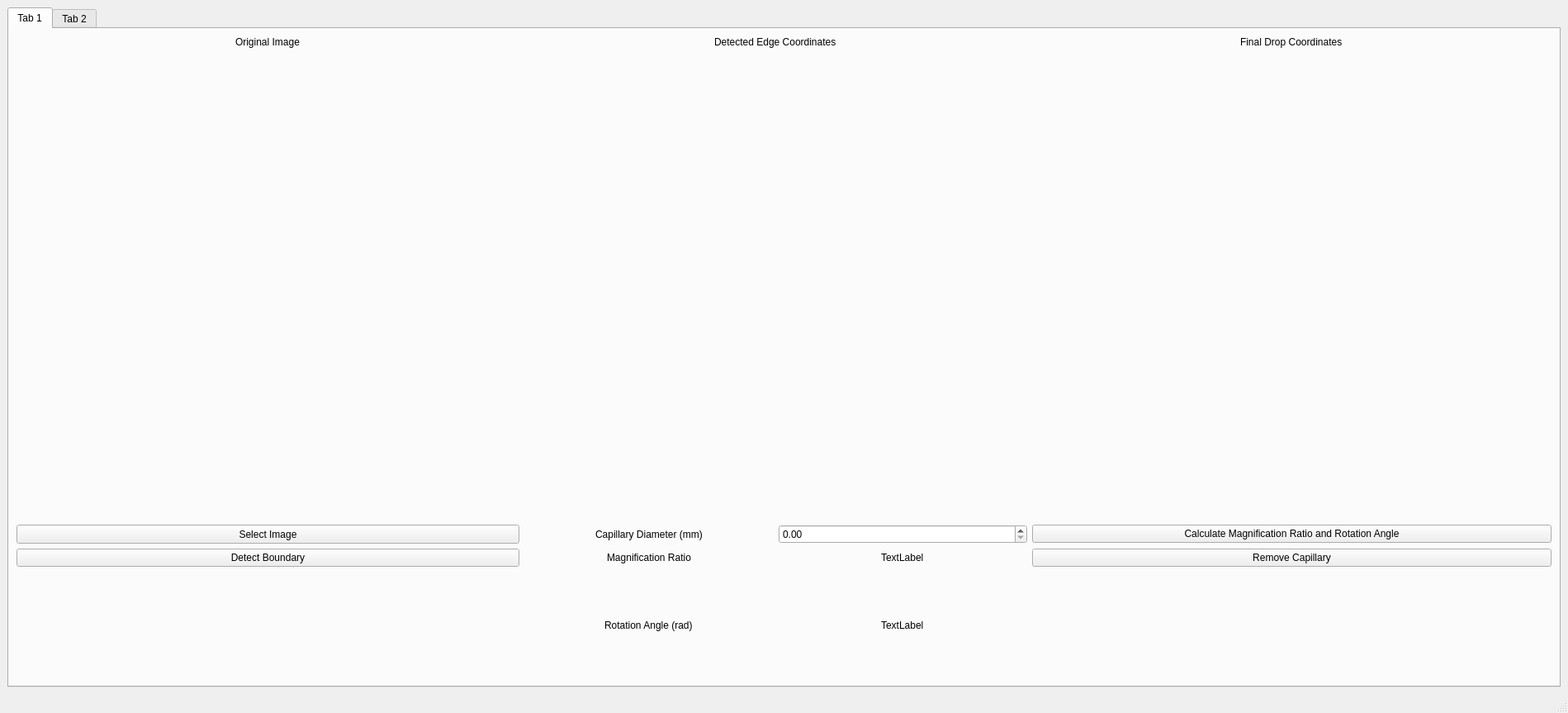
<?xml version="1.0" encoding="UTF-8"?>
<ui version="4.0">
 <class>MainWindow</class>
 <widget class="QMainWindow" name="MainWindow">
  <property name="geometry">
   <rect>
    <x>0</x>
    <y>0</y>
    <width>1899</width>
    <height>863</height>
   </rect>
  </property>
  <property name="windowTitle">
   <string>MainWindow</string>
  </property>
  <widget class="QWidget" name="centralwidget">
   <layout class="QGridLayout" name="gridLayout_4">
    <item row="0" column="0">
     <widget class="QTabWidget" name="tabWidget">
      <property name="currentIndex">
       <number>0</number>
      </property>
      <widget class="QWidget" name="imageProcessTab">
       <attribute name="title">
        <string>Tab 1</string>
       </attribute>
       <layout class="QGridLayout" name="gridLayout_5">
        <item row="1" column="1">
         <layout class="QHBoxLayout" name="horizontalLayout">
          <item alignment="Qt::AlignHCenter">
           <widget class="QLabel" name="realDiameterLabel">
            <property name="text">
             <string>Capillary Diameter (mm)</string>
            </property>
           </widget>
          </item>
          <item>
           <widget class="QDoubleSpinBox" name="diameterSpinBox">
            <property name="minimumSize">
             <size>
              <width>299</width>
              <height>0</height>
             </size>
            </property>
           </widget>
          </item>
         </layout>
        </item>
        <item row="0" column="0">
         <layout class="QGridLayout" name="gridLayout">
          <item row="0" column="0" alignment="Qt::AlignHCenter">
           <widget class="QLabel" name="label">
            <property name="text">
             <string>Original Image</string>
            </property>
           </widget>
          </item>
          <item row="2" column="0">
           <widget class="MatplotlibWidget" name="mplwidget">
            <property name="minimumSize">
             <size>
              <width>579</width>
              <height>565</height>
             </size>
            </property>
           </widget>
          </item>
         </layout>
        </item>
        <item row="3" column="0">
         <widget class="QPushButton" name="detectBoundaryButton">
          <property name="text">
           <string>Detect Boundary</string>
          </property>
         </widget>
        </item>
        <item row="0" column="2">
         <layout class="QGridLayout" name="gridLayout_3">
          <item row="0" column="0" alignment="Qt::AlignHCenter">
           <widget class="QLabel" name="label_3">
            <property name="text">
             <string>Final Drop Coordinates</string>
            </property>
           </widget>
          </item>
          <item row="1" column="0">
           <widget class="MatplotlibWidget" name="mplwidget3">
            <property name="minimumSize">
             <size>
              <width>629</width>
              <height>565</height>
             </size>
            </property>
           </widget>
          </item>
         </layout>
        </item>
        <item row="3" column="1">
         <layout class="QHBoxLayout" name="horizontalLayout_3">
          <item alignment="Qt::AlignHCenter">
           <widget class="QLabel" name="magRatioLabel">
            <property name="text">
             <string>Magnification Ratio</string>
            </property>
           </widget>
          </item>
          <item alignment="Qt::AlignHCenter">
           <widget class="QLabel" name="magRatioDisplay">
            <property name="text">
             <string>TextLabel</string>
            </property>
           </widget>
          </item>
         </layout>
        </item>
        <item row="3" column="2">
         <widget class="QPushButton" name="removeTubeButton">
          <property name="text">
           <string>Remove Capillary</string>
          </property>
         </widget>
        </item>
        <item row="0" column="1">
         <layout class="QGridLayout" name="gridLayout_2">
          <item row="0" column="0" alignment="Qt::AlignHCenter">
           <widget class="QLabel" name="label_2">
            <property name="text">
             <string>Detected Edge Coordinates</string>
            </property>
           </widget>
          </item>
          <item row="4" column="0">
           <widget class="MatplotlibWidget" name="mplwidget2">
            <property name="minimumSize">
             <size>
              <width>609</width>
              <height>565</height>
             </size>
            </property>
           </widget>
          </item>
         </layout>
        </item>
        <item row="1" column="0">
         <widget class="QPushButton" name="selectImageButton">
          <property name="maximumSize">
           <size>
            <width>16777215</width>
            <height>34</height>
           </size>
          </property>
          <property name="text">
           <string>Select Image</string>
          </property>
         </widget>
        </item>
        <item row="5" column="1" rowspan="3">
         <layout class="QHBoxLayout" name="horizontalLayout_2">
          <item alignment="Qt::AlignHCenter">
           <widget class="QLabel" name="rotationAngleLabel">
            <property name="text">
             <string>Rotation Angle (rad)</string>
            </property>
           </widget>
          </item>
          <item alignment="Qt::AlignHCenter">
           <widget class="QLabel" name="rotationAngleDisplay">
            <property name="text">
             <string>TextLabel</string>
            </property>
           </widget>
          </item>
         </layout>
        </item>
        <item row="1" column="2">
         <widget class="QPushButton" name="calculateMRButton">
          <property name="text">
           <string>Calculate Magnification Ratio and Rotation Angle</string>
          </property>
         </widget>
        </item>
        <item row="5" column="2" rowspan="3">
         <widget class="QLabel" name="nextStepLabel">
          <property name="text">
           <string/>
          </property>
         </widget>
        </item>
        <item row="5" column="0" rowspan="3">
         <widget class="QLabel" name="statusLabel">
          <property name="text">
           <string/>
          </property>
         </widget>
        </item>
       </layout>
      </widget>
      <widget class="QWidget" name="calculationTab">
       <attribute name="title">
        <string>Tab 2</string>
       </attribute>
      </widget>
     </widget>
    </item>
   </layout>
  </widget>
  <widget class="QMenuBar" name="menubar">
   <property name="geometry">
    <rect>
     <x>0</x>
     <y>0</y>
     <width>1899</width>
     <height>31</height>
    </rect>
   </property>
  </widget>
  <widget class="QStatusBar" name="statusbar"/>
 </widget>
 <customwidgets>
  <customwidget>
   <class>MatplotlibWidget</class>
   <extends>QWidget</extends>
   <header>matplotlibwidget</header>
  </customwidget>
 </customwidgets>
 <resources/>
 <connections/>
</ui>
